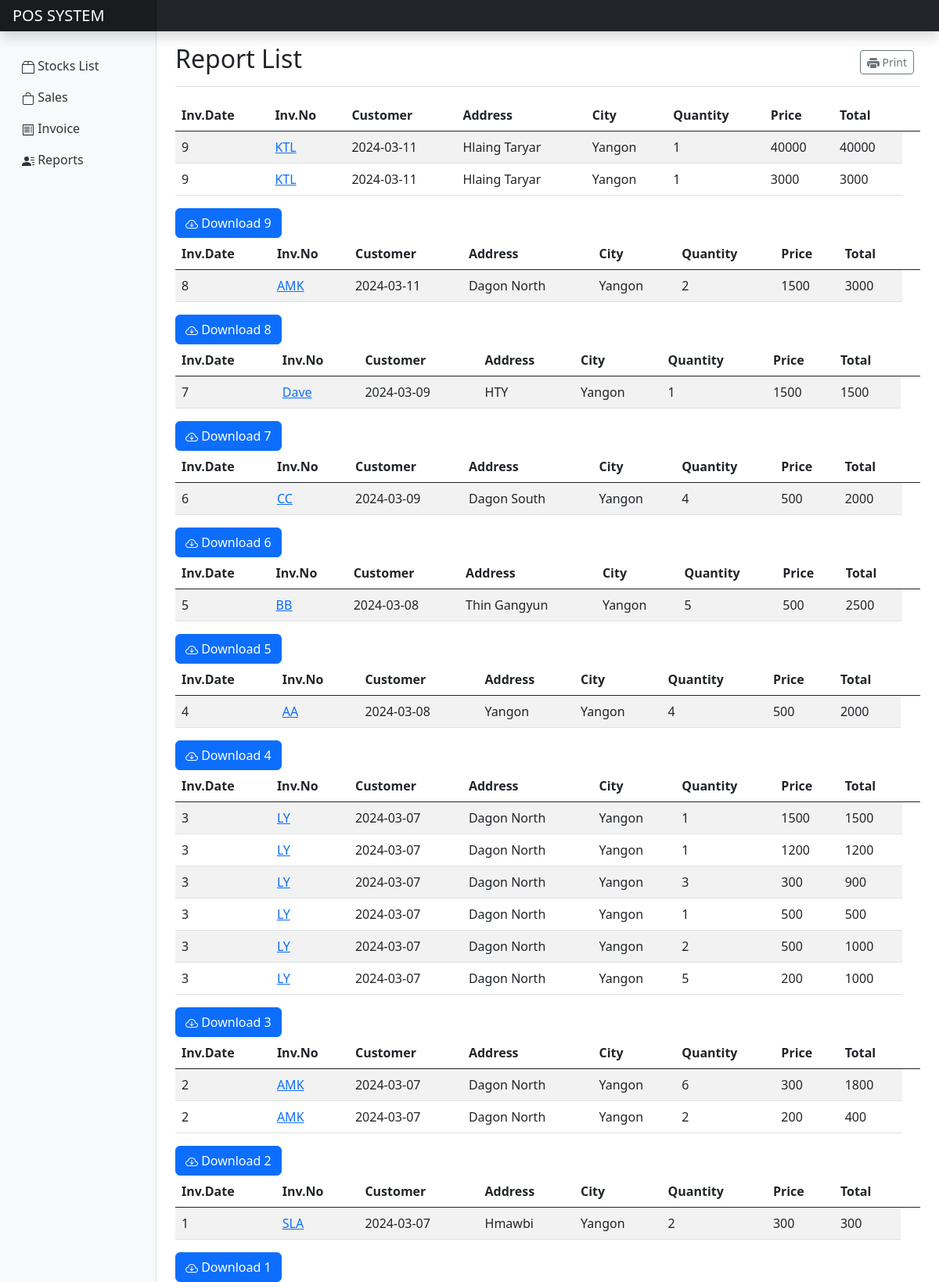
The app's page /reports.php with its own data.
### tables this page shows
CREATE TABLE `invoice` (
  `customer` varchar(100) NOT NULL,
  `address` varchar(200) NOT NULL,
  `city` varchar(50) NOT NULL,
  `invoice_number` int(11) NOT NULL,
  `invoice_date` date NOT NULL
);

CREATE TABLE `sale_items` (
  `id` int(11) NOT NULL,
  `sale_id` int(100) NOT NULL,
  `stock_id` int(11) NOT NULL,
  `quantity` int(11) NOT NULL,
  `price` int(100) NOT NULL,
  `amount` int(11) NOT NULL,
  `total` int(11) NOT NULL
);

### reports.php (the view, shortened to what this page needs)
<?php
require_once("Templates/header.php");
$conn = new mysqli('localhost', 'root', '', 'sales');
$result = $conn->query('SELECT * FROM invoice ORDER BY invoice_number DESC');
$invoices = [];
while($invoice = mysqli_fetch_object($result))
    $invoices[] = $invoice;
?>
<main class="col-md-9 ms-sm-auto col-lg-10 px-md-4">
    <div class="d-flex justify-content-between flex-wrap flex-md-nowrap align-items-center pt-3 pb-2 mb-3 border-bottom">
        <h1 class="h2">Report List</h1>
        <div class="btn-toolbar mb-2 mb-md-0">
            <div class="btn-group me-2">
                <button type="button" class="btn btn-sm btn-outline-secondary" onclick="window.print()">
                Print</button>
            </div>
        </div>
    </div>
    <?php foreach ($invoices as $invoice) : ?>
        <?php
        $result_items = $conn->query('SELECT * FROM sale_items WHERE sale_id =' . $invoice->invoice_number);
        $items = [];
        while ($item = mysqli_fetch_object($result_items)) {
            $items[] = $item;
        }
        ?>
        <?php require_once("css/sale.php"); ?>
        <div class="table-responsive">
        <table class="table table-striped table-hover" id="dataTable<?= $invoice->invoice_number ?>">
                <thead>
                    <tr>
                        <th scope="col">Inv.Date</th>
                        <th scope="col">Inv.No</th>
                        <th scope="col">Customer</th>
                        <th scope="col">Address</th>
                        <th scope="col">City</th>
                        <th scope="col">Quantity</th>
                        <th scope="col">Price</th>
                        <th scope="col">Total</th>
                        <th scope="col"></th>
                    </tr>
                </thead>
                <tbody>
                    <?php foreach ($items as $item) : ?>
                        <tr>
                            <td><?= $invoice->invoice_number ?></td>
                            <td><a href="invoicedeatail.php?invoice_number=<?= $invoice->invoice_number ?>"> <?= $invoice->customer ?> </a></td>
                            <td><?= $invoice->invoice_date ?></td>
                            <td><?= $invoice->address ?></td>
                            <td><?= $invoice->city ?></td>
                            <td><?= $item->quantity ?></td>
                            <td><?= $item->price ?></td>
                            <td><?= $item->amount ?></td>
                        </tr>
                    <?php endforeach; ?>
                </tbody>
            </table>
        </div>
        <button id="dwnldBtn<?= $invoice->invoice_number ?>" type="button" class="btn btn-primary" role="button" data-bs-toggle="button">
                    Download <?= $invoice->invoice_number ?></button>
    <?php endforeach; ?>
</main>

### css/dashboard.css (style rules this page uses)
body { font-size: .875rem; }

### records on screen
invoice: invoice_number "9", customer "KTL", invoice_date "2024-03-11", address "Hlaing Taryar", city "Yangon"
sale_items: quantity "1", price "40000", amount "40000"
sale_items: quantity "1", price "3000", amount "3000"
invoice: invoice_number "8", customer "AMK", invoice_date "2024-03-11", address "Dagon North", city "Yangon"
sale_items: quantity "2", price "1500", amount "3000"
invoice: invoice_number "7", customer "Dave", invoice_date "2024-03-09", address "HTY", city "Yangon"
sale_items: quantity "1", price "1500", amount "1500"
invoice: invoice_number "6", customer "CC", invoice_date "2024-03-09", address "Dagon South", city "Yangon"
sale_items: quantity "4", price "500", amount "2000"
invoice: invoice_number "5", customer "BB", invoice_date "2024-03-08", address "Thin Gangyun", city "Yangon"
sale_items: quantity "5", price "500", amount "2500"
invoice: invoice_number "4", customer "AA", invoice_date "2024-03-08", address "Yangon", city "Yangon"
sale_items: quantity "4", price "500", amount "2000"
invoice: invoice_number "3", customer "LY", invoice_date "2024-03-07", address "Dagon North", city "Yangon"
sale_items: quantity "1", price "1500", amount "1500"
sale_items: quantity "1", price "1200", amount "1200"
sale_items: quantity "3", price "300", amount "900"
sale_items: quantity "1", price "500", amount "500"
sale_items: quantity "2", price "500", amount "1000"
sale_items: quantity "5", price "200", amount "1000"
invoice: invoice_number "2", customer "AMK", invoice_date "2024-03-07", address "Dagon North", city "Yangon"
sale_items: quantity "6", price "300", amount "1800"
sale_items: quantity "2", price "200", amount "400"
invoice: invoice_number "1", customer "SLA", invoice_date "2024-03-07", address "Hmawbi", city "Yangon"
sale_items: quantity "2", price "300", amount "300"
